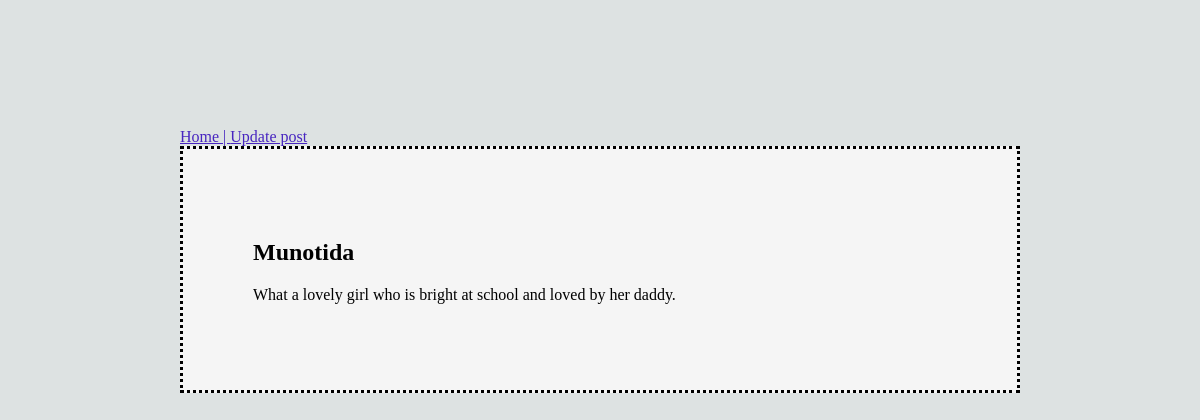
The page /post/10/ on the database its author committed.
### myblog/models.py (models this page shows, shortened)
class Post(models.Model):
    title = models.CharField(max_length=100)
    content = models.TextField()
    date_posted = models.DateTimeField(auto_now_add=True)
    author = models.ForeignKey(User, on_delete=models.CASCADE, null=True)
    class Meta:
        ordering = ['-date_posted']
        verbose_name_plural = 'Posts'

### myblog/views.py (the view)
# urls.py: path('post/<int:pk>/', views.post_detail, name='post_detail'),
def post_detail(request, pk):
    post = Post.objects.get(pk=pk)
    return render(request,'myblog/post_detail.html', {'post':post})

### myblog/templates/myblog/post_detail.html
{% extends "base_detail.html" %}
{% block content %}
<div class="main-body"><nav><h1 class="detail-title">{{ post.title }}</h1></nav>
<p>{{ post.content }}</p>
</div>
{% endblock content %}

### static/css/styles.css (style rules this page uses)
body { background-color: rgb(221, 226, 226); margin-left: 5%; margin-right:5%; padding: 10%; }
div.main-body { padding: 70px; border-style: dotted; background-color: whitesmoke; }

### rows shown on the page
Post: title "Munotida", content "What a lovely girl who is bright at school and loved by her daddy."
